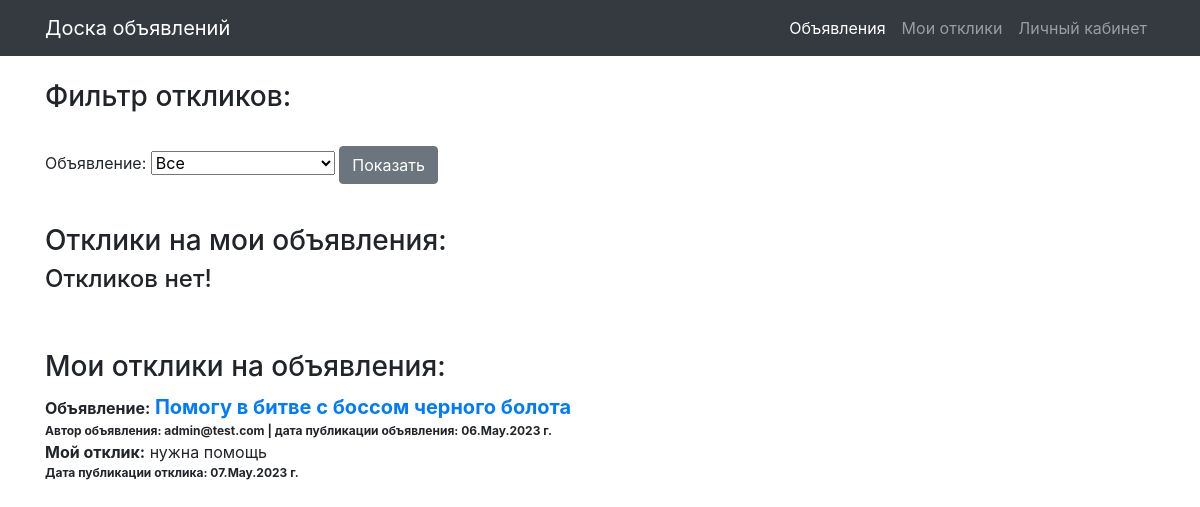
/responses (signed in), run on the app's committed database.
### board/models.py (models this page shows, shortened)
class Response(models.Model):
    author = models.ForeignKey(User, on_delete=models.CASCADE)
    post = models.ForeignKey(Post, on_delete=models.CASCADE)
    text = models.TextField(verbose_name='Текст')
    status = models.BooleanField(default=False)
    dateCreation = models.DateTimeField(auto_now_add=True)

class Post(models.Model):
    CAT = (('TANKS', 'Танки'),
        ('HEALERS', 'Хилы'),
        ('DAMAGE DILERS', 'ДД'),
        ('MERCHANTS', 'Торговцы'),
        ('GUILDMASTER', 'Гилдмастеры'),
        ('QUESTGIVERS', 'Квестгиверы'),
        ('BLACKSMITH', 'Кузнецы'),
        ('LEATHER_WORKER', 'Кожевники'),
        ('POTION MAKERS', 'Зельевары'),
        ('SPELL MASTER', 'Мастера заклинаний '))
    author = models.ForeignKey(User, on_delete=models.CASCADE)
    category = models.CharField(max_length=15, choices=CAT, verbose_name='Категория')
    dateCreation = models.DateTimeField(auto_now_add=True)
    title = models.CharField(max_length=256, verbose_name='Название')
    text = RichTextField()

### board/views.py (the view, shortened to what this page needs)
# urls.py: path('responses', Responses.as_view(), name='responses'),
class Responses(ListView):
    model = Response
    template_name = 'responses.html'
    context_object_name = 'responses'
    def get_context_data(self, **kwargs):
        context = super(Responses, self).get_context_data(**kwargs)
        global title
        context['form'] = ResponsesFilterForm(self.request.user, initial={'title': title})
        context['title'] = title
        if title:
            post_id = Post.objects.get(title=title)
            context['filter_responses'] = list(Response.objects.filter(post_id=post_id).order_by('-dateCreation'))
            context['response_post_id'] = post_id.id
        else:
            context['filter_responses'] = list(Response.objects.filter(post_id__author_id=self.request.user).order_by('-dateCreation'))
        context['myresponses'] = list(Response.objects.filter(author_id=self.request.user).order_by('-dateCreation'))
        return context

### board/forms.py
class ResponsesFilterForm(forms.Form):
    def __init__(self, user, *args, **kwargs):
        super(ResponsesFilterForm, self).__init__(*args, **kwargs)
        self.fields['title'] = forms.ModelChoiceField(
            label='Объявление',
            queryset=Post.objects.filter(author_id=user.id).order_by('-dateCreation').values_list('title', flat=True),
            empty_label="Все",
            required=False
        )

### templates/responses.html (shortened to what this page needs)
{% extends 'default.html' %}
{% load bootstrap4 %}
{% block content %}
    <br>
    <h3>Фильтр откликов:</h3><br>
	<form method="POST">
        {{ form }}
		<input class="btn btn-secondary" type="submit" value="Показать">
	</form><br>
    {% if title %}
        <h3>Oтклики на мое объявление</h3>
        <a href="/post/{{ response_post_id }}" style="font-size: 20px;"><b>{{ title }}:</b></a><br>
    {% if filter_responses %}
        {% for response in filter_responses %}
            <a><b>Отклик: </b></a>{{ response.text }}<br>
            <span style="font-size: 12px;"><b>Автор отклика: {{ response.author.username }} |
                дата публикации отклика: {{ response.dateCreation|date:'d.M.Y' }} г.</b></span><br>
            {% if response.status == False %}
                <a href="/response/accept/{{ response.id }}" style="font-size: 12px; color:green"><b>принять</b></a>
                <a>&nbsp;&nbsp;&nbsp;</a>
                <a href="/response/delete/{{ response.id }}" style="font-size: 12px; color:red"><b>удалить</b></a>
            {% else %}
                <a style="font-size: 14px; color:green"><b>отклик принят</b></a>
            {% endif %}
            <br><br>
        {% endfor %}
    {% else %}
        <br>
        <h4>Откликов нет!</h4>
    {% endif %}
    {% else %}
        <h3>Oтклики на мои объявления:</h3>
    {% if filter_responses %}
        {% for response in filter_responses %}
            <a><b>Объявление:</b></a>
            <a href="/post/{{ response.post_id }}" style="font-size: 20px;"><b>{{ response.post.title }}</b></a><br>
            <span style="font-size: 12px;"><b>Дата публикации объявления: {{ response.post.dateCreation|date:'d.M.Y' }} г.</b></span><br>
            <a><b>Отклик: </b></a>{{ response.text }}<br>
            <span style="font-size: 12px;"><b>Автор отклика: {{ response.author.username }} |
                дата публикации отклика: {{ response.dateCreation|date:'d.M.Y' }} г.</b></span>
            <br><br>
        {% endfor %}
    {% else %}
        <h4>Откликов нет!</h4>
    {% endif %}
    {% endif %}
    <br><br>
    <h3>Мои отклики на объявления:</h3>
    {% if responses %}
        {% for response in myresponses %}
            <a><b>Объявление:</b></a>
            <a href="/post/{{ response.post_id }}" style="font-size: 20px;"><b>{{ response.post.title }}</b></a><br>
            <span style="font-size: 12px;"><b>Автор объявления:  {{ response.post.author.username }} |
                дата публикации объявления: {{ response.post.dateCreation|date:'d.M.Y' }} г.</b></span><br>
            <a><b>Мой отклик:</b></a>
            {{ response.text }}<br>
            <span style="font-size: 12px;"><b>Дата публикации отклика: {{ response.dateCreation|date:'d.M.Y' }} г.</b></span><br><br>
        {% endfor %}
    {% else %}
        <br><br>
        <h2>Откликов нет!</h2>
    {% endif %}
{% endblock content %}

### data on the page
Response: post "Помогу в битве с боссом черного болота", post.author.username "admin@test.com", post.dateCreation "06.May.2023", text "нужна помощь", dateCreation "07.May.2023"
